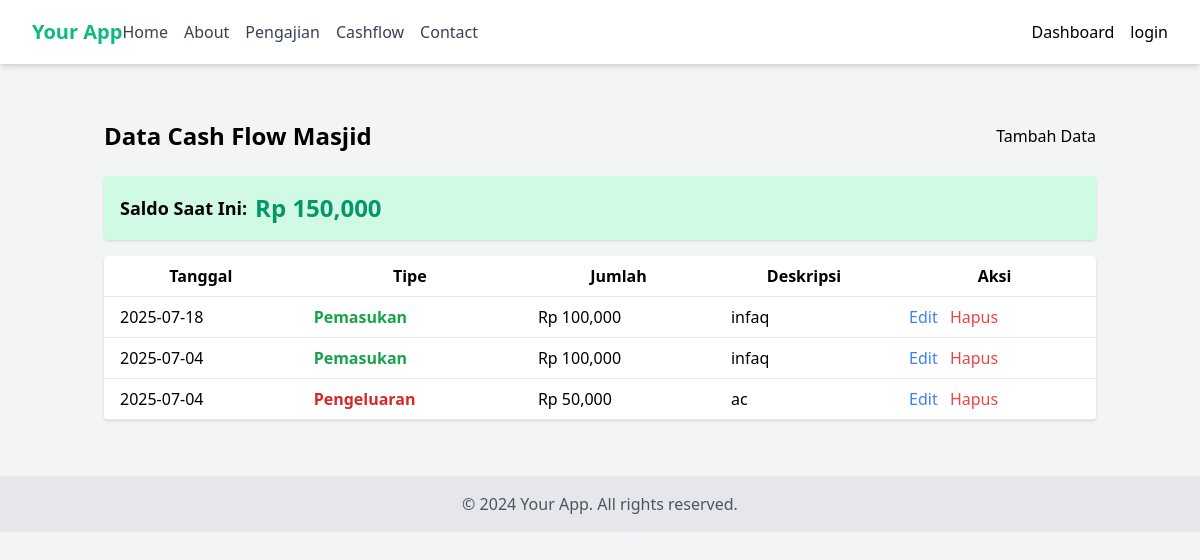
Page /cashflow/cashflow on the committed database.
### models/cashflow.py (models this page shows, shortened)
class CashFlow(db.Model):
    id = db.Column(db.Integer, primary_key=True)
    date = db.Column(db.Date, nullable=False, default=datetime.utcnow)
    type = db.Column(db.String(20), nullable=False)  # 'income' or 'expense'
    amount = db.Column(db.Float, nullable=False)
    description = db.Column(db.String(255), nullable=False)

### routes/cashflow_routes.py (the view)
@cashflow_bp.route('/cashflow')
def index():
    cashflows = CashFlow.query.order_by(CashFlow.date.desc()).all()
    saldo = 0
    for c in CashFlow.query.order_by(CashFlow.date, CashFlow.id).all():
        if c.type == 'income':
            saldo += c.amount
        else:
            saldo -= c.amount
    return render_template('cashflow/index.html', cashflows=cashflows, saldo=saldo)

### templates/cashflow/index.html
{% extends 'base.html' %} {% block content %}
<div class="container mx-auto px-4 py-8">
  <div class="flex justify-between items-center mb-6">
    <h1 class="text-2xl font-bold">Data Cash Flow Masjid</h1>
    <a href="{{ url_for('cashflow.add') }}" class="btn-primary">Tambah Data</a>
  </div>
  <div class="mb-4 p-4 bg-emerald-100 rounded shadow flex items-center">
    <span class="font-semibold text-lg mr-2">Saldo Saat Ini:</span>
    <span class="text-2xl font-bold text-emerald-600"
      >Rp {{ '{:,.0f}'.format(saldo) }}</span
    >
  </div>
  <table class="min-w-full bg-white rounded shadow">
    <thead>
      <tr>
        <th class="py-2 px-4 border-b">Tanggal</th>
        <th class="py-2 px-4 border-b">Tipe</th>
        <th class="py-2 px-4 border-b">Jumlah</th>
        <th class="py-2 px-4 border-b">Deskripsi</th>
        <th class="py-2 px-4 border-b">Aksi</th>
      </tr>
    </thead>
    <tbody>
      {% for c in cashflows %}
      <tr>
        <td class="py-2 px-4 border-b">{{ c.date.strftime('%Y-%m-%d') }}</td>
        <td class="py-2 px-4 border-b">
          {% if c.type == 'income' %}
          <span class="text-green-600 font-semibold">Pemasukan</span>
          {% else %}
          <span class="text-red-600 font-semibold">Pengeluaran</span>
          {% endif %}
        </td>
        <td class="py-2 px-4 border-b">Rp {{ '{:,.0f}'.format(c.amount) }}</td>
        <td class="py-2 px-4 border-b">{{ c.description }}</td>
        <td class="py-2 px-4 border-b">
          <a
            href="{{ url_for('cashflow.edit', id=c.id) }}"
            class="text-blue-500 hover:underline mr-2"
            >Edit</a
          >
          <form
            action="{{ url_for('cashflow.delete', id=c.id) }}"
            method="post"
            style="display: inline"
            onsubmit="return confirm('Yakin ingin menghapus data ini?');"
          >
            <button type="submit" class="text-red-500 hover:underline">
              Hapus
            </button>
          </form>
        </td>
      </tr>
      {% else %}
      <tr>
        <td colspan="5" class="text-center py-4">Belum ada data cash flow.</td>
      </tr>
      {% endfor %}
    </tbody>
  </table>
</div>
{% endblock %}

### templates/base.html (shortened to what this page needs)
<!DOCTYPE html>
<html lang="en">
  <head>
    <link
      href="https://cdn.jsdelivr.net/npm/tailwindcss@2.2.19/dist/tailwind.min.css"
      rel="stylesheet"
    />
    <link
      rel="stylesheet"
      href="https://cdnjs.cloudflare.com/ajax/libs/font-awesome/6.0.0/css/all.min.css"
    />
    <link
      rel="stylesheet"
      href="{{ url_for('static', filename='css/style.css') }}"
    />
  </head>
  <body class="bg-gray-100">
    <nav class="bg-white shadow-md">
      <div class="max-w-7xl mx-auto px-4 sm:px-6 lg:px-8">
        <div class="flex justify-between h-16">
          <div class="flex">
            <div class="flex-shrink-0 flex items-center">
              <a href="/" class="text-emerald-500 font-bold text-xl"
                >Your App</a
              >
            </div>
            <div class="hidden md:flex items-center space-x-4">
              <a href="/" class="text-gray-700 hover:text-emerald-500">Home</a>
              <a href="/about" class="text-gray-700 hover:text-emerald-500">About</a>
              <a href="{{ url_for('lecture.index') }}" class="text-gray-700 hover:text-emerald-500">Pengajian</a>
              <a href="{{ url_for('cashflow.index') }}" class="text-gray-700 hover:text-emerald-500">Cashflow</a>
              <a href="/contact" class="text-gray-700 hover:text-emerald-500">Contact</a>
            </div>
          </div>
          <div class="hidden md:flex items-center space-x-4">
            <a href="{{ url_for('admin.index') }}">Dashboard</a>
            <a href="{{ url_for('admin.index') }}">login</a>
          </div>
        </div>
      </div>
    </nav>
    <main class="max-w-7xl mx-auto py-6 px-4 sm:px-6 lg:px-8">
      {% block content %}{% endblock %}
    </main>
    <footer class="bg-gray-200 text-center py-4">
      <p class="text-gray-600">© 2024 Your App. All rights reserved.</p>
    </footer>
  </body>
</html>

### rows in the picture
CashFlow: date "2025-07-18", type "Pemasukan", amount "100,000", description "infaq"
CashFlow: date "2025-07-04", type "Pemasukan", amount "100,000", description "infaq"
CashFlow: date "2025-07-04", type "Pengeluaran", amount "50,000", description "ac"

### other values in the picture
{{ '{:,.0f}'.format(saldo) }} "150,000"
